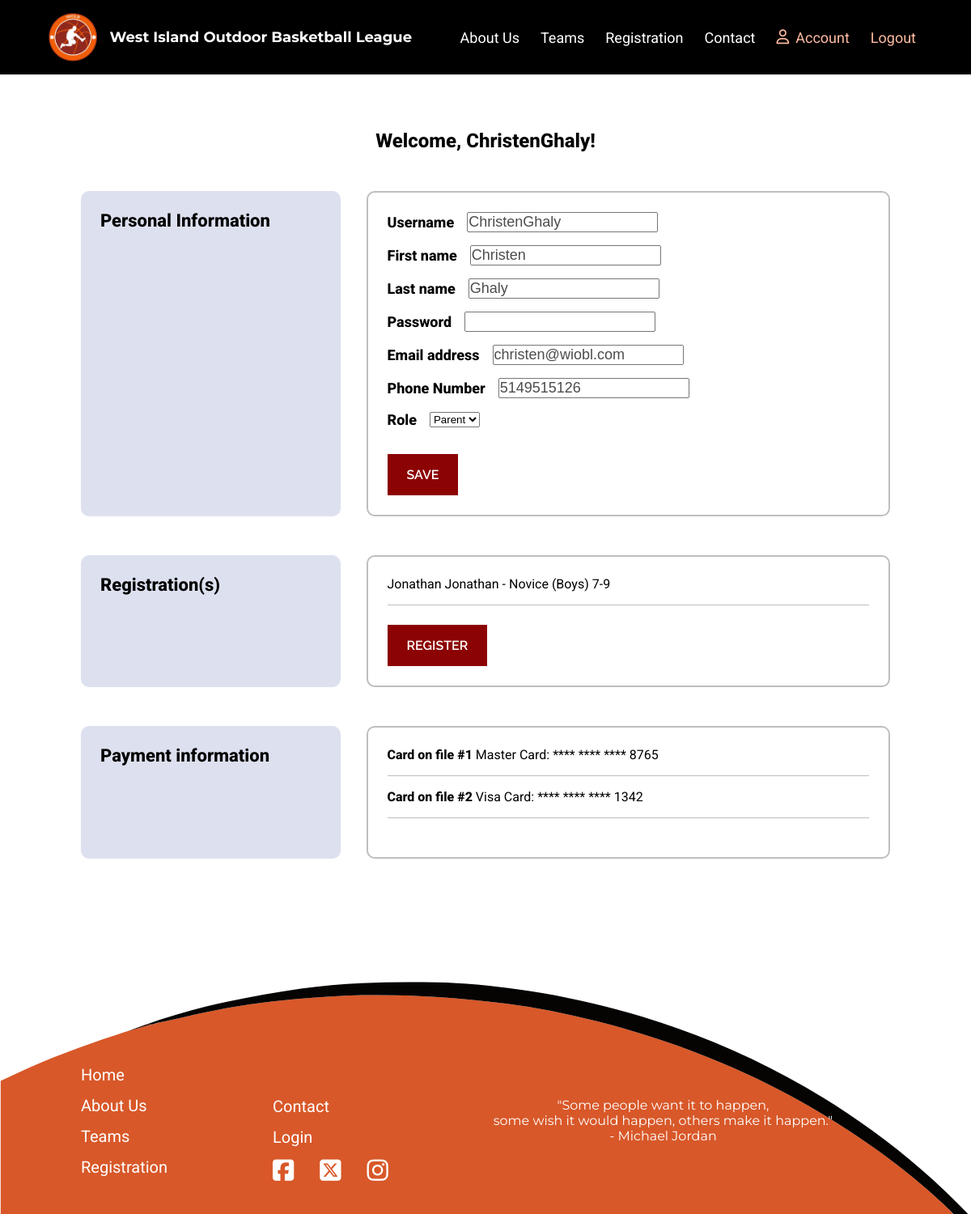
Screenshot of /wioblapp/account/9/ (signed in) with the database file from the repository.
### wioblapp/models.py (models this page shows)
class UserAccount(AbstractUser):
    role = models.ForeignKey(Role, on_delete=models.RESTRICT, related_name="user_accounts", null=True, blank=True)
    bio = models.TextField("Bio", blank=True, null=True)
    phone = models.CharField("Phone Number", max_length=15,  blank=True, null=True)
    def __str__(self):
        return self.username

class Registration(models.Model):
    player = models.ForeignKey(Player, on_delete=models.CASCADE, related_name="registrations")
    team = models.ForeignKey(Team, on_delete=models.SET_NULL, null=True, blank=True, related_name="registrations")  # Add this line
    reg_type = models.ForeignKey(RegistrationType, on_delete=models.CASCADE, related_name="registrations")
    address = models.CharField("Address", max_length=200)
    email = models.EmailField("Email Adress", max_length=254, blank=True, null=True)
    phone = models.CharField("Phone Number", max_length=15)
    uniform_size = models.CharField("Uniform Size", max_length=3)
    consent = models.BooleanField("Consent", default=False, null=False)
    volunteer = models.BooleanField("Volunteer", default=False)
    date_time = models.DateTimeField("Date", auto_now_add=True)
    message = models.TextField("Special Requests", blank=True, null=True)
    def __str__(self):
        return f"{self.player} - {self.reg_type}"

class Player(models.Model):
    related_account = models.ForeignKey(UserAccount, on_delete=models.CASCADE, related_name="players")
    team_name = models.ForeignKey(Team, on_delete=models.RESTRICT, related_name="players", blank=True, null=True)
    name = models.CharField("Name", max_length=50)
    dob = models.DateField("Date Of Birth")
    gender = models.CharField("Gender", max_length=20, blank=True, null=True)
    def __str__(self):
        return self.name

class RegistrationType(models.Model):
    reg_type = models.CharField("Registration Type", max_length=50, primary_key=True)
    description = models.CharField("Description", max_length=300)
    cost = models.IntegerField("Cost")
    def __str__(self):
        return str(self.reg_type)

### wioblapp/views.py (the view, shortened to what this page needs)
# urls.py: path("account/<int:account_id>/", views.member_account, name="member_account"),
@login_required(login_url="login")
def member_account(request, account_id):
    member = get_object_or_404(UserAccount, pk=account_id)
    players = Player.objects.filter(related_account=account_id)
    registrations = Registration.objects.filter(player__in=players)
    password = member.password
    try:
        player = Player.objects.filter(related_account=account_id).first()
    except Player.DoesNotExist:
        pass
    try:
        registration = Registration.objects.get(player=player)
    except Registration.DoesNotExist:
        pass
    if request.method == "GET":
        account_form = ModifyAccountForm(instance=member)
    context = {
        "account_form": account_form,
        "member": member,
        "players": players,
        "registrations": registrations,
    }
    return render(request, "member_account.html", context)

### wioblapp/forms.py
class ModifyAccountForm(forms.ModelForm):
    password = forms.CharField(label="Password", max_length=20, widget=forms.PasswordInput, required=True)
    phone = forms.CharField(label="Phone Number", required=False)
    class Meta:
        model = UserAccount
        fields = ["username", "first_name", "last_name", "password", "email", "phone", "role"]

### wioblapp/models.py (called while the page is built)
    def __str__(self):
        return self.name

### wioblapp/templates/member_account.html (shortened to what this page needs)
{% extends 'base.html' %}
{% load static %}
{% block content %}
    {% if request.user.is_authenticated %}
        <section class="account-info">
            <div class="container">
                <div class="profile-info">
                    <p>Welcome, {{ request.user }}!</p>
                </div>
                <div class="account-flex">
                    <div class="account-left">
                        <h3>Personal Information</h3>
                    </div>
                    <div class="account-right">
                        <div class="account-content">
                            <form action="{% url 'member_account' request.user.id %}" method="POST">
                                <div class="form">
                                    {% for field in account_form %}
                                        <div class="input-edit">
                                            <label for="{{ field.id_for_label }}">{{ field.label }}</label>
                                            {{ field }}
                                        </div>
                                    {% endfor %}
                                </div>
                                <div class="button-container">
                                    <button name="account_edit" class="action-button button" >Save</button>
                                </div>
                            </form>
                        </div>
                    </div>
                </div>
                <div class="account-flex">
                    <div class="account-left">
                        <h3>Registration(s)</h3>
                    </div>
                    <div class="account-right">
                        <div class=" account-content account-reg">
                            <div>
                                {% if registrations %}
                                <ul>
                                {% for registration in registrations %}
                                    <li>{{ registration }}</li>
                                {% endfor %}
                                </ul>
                                {% else %}
                                    <p>You don't have any registrations</p>
                                {% endif %}
                            </div>
                            <div class="button-container">
                                <a href="{% url 'registration' %}" class="action-button button">Register</a>
                            </div>
                        </div>
                    </div>
                </div>
                <div class="account-flex">
                    <div class="account-left">
                        <h3>Payment information</h3>
                    </div>
                    <div class="account-right">
                        <div class="account-content">
                            <ul>
                                <li><span>Card on file #1</span> Master Card: **** **** **** 8765</li>
                                <li><span>Card on file #2</span> Visa Card: **** **** **** 1342</li>
                            </ul>
                        </div>
                    </div>
                </div>
            </div>
        </section>
    {% endif %}
{% endblock %}

### wiobl/static/style.css (style rules this page uses)
* { margin: 0; padding: 0; box-sizing: border-box; }
body { font-family: Roboto; }
section { padding: 48px 0; }
h3 { font-family: Roboto; font-size: 28px; font-weight: 400; }
.container { max-width: 1000px; width: 90%; margin-right: auto; margin-left: auto; }
.button { display: inline-block; padding: 16px 24px; font-size: 16px; font-weight: 600; font-family: Raleway; text-align: center; text-decoration: none; text-transform: uppercase; transition: background-color 0.3s ease, transform 0.3s ease; border: none; color: #FFFFFF; transition: 0.5s; }
.action-button { background-color: #8C0303; }
.login-form label, input { display: block; }
.account-info .profile-info { text-align: center; margin-bottom: 48px; }
.account-info .profile-info p { font-size: 24px; font-weight: 800; }
.account-info .account-flex { display: flex; gap: 32px; margin-bottom: 48px; }
.account-info .account-left { width: 33%; background-color: #DDE1EF; border-radius: 10px; padding: 24px; }
.account-info .account-right { width: 67%; }
.account-info .account-content { border-radius: 10px; border: 2px solid #bebebe; padding: 24px; }
.account-info .form { margin-bottom: 32px; }
.account-info h3 { font-size: 22px; font-weight: 800; }
.account-info .input-edit { display: flex; align-items: center; gap: 16px; margin-bottom: 16px; }
.account-info label { font-size: 18px; font-weight: 800; }
.account-info input { color: #4c4c4c; font-size: 18px; }
.account-info li { margin-bottom: 16px; padding-bottom: 16px; border-bottom: 1px solid #bebebe; }
.account-info ul { margin-bottom: 24px; list-style: none; }
.account-info span { font-weight: 800; }

### rows the page displays
UserAccount: user "ChristenGhaly", account_form "ChristenGhaly" "Christen" "Ghaly" "christen@wiobl.com" "5149515126" "Parent"
Registration: player+reg_type "Jonathan Jonathan - Novice (Boys) 7-9"

### other values shown
{{ field.label }} "Username" "First name" "Last name" "Password" "Email address" "Phone Number" "Role"
